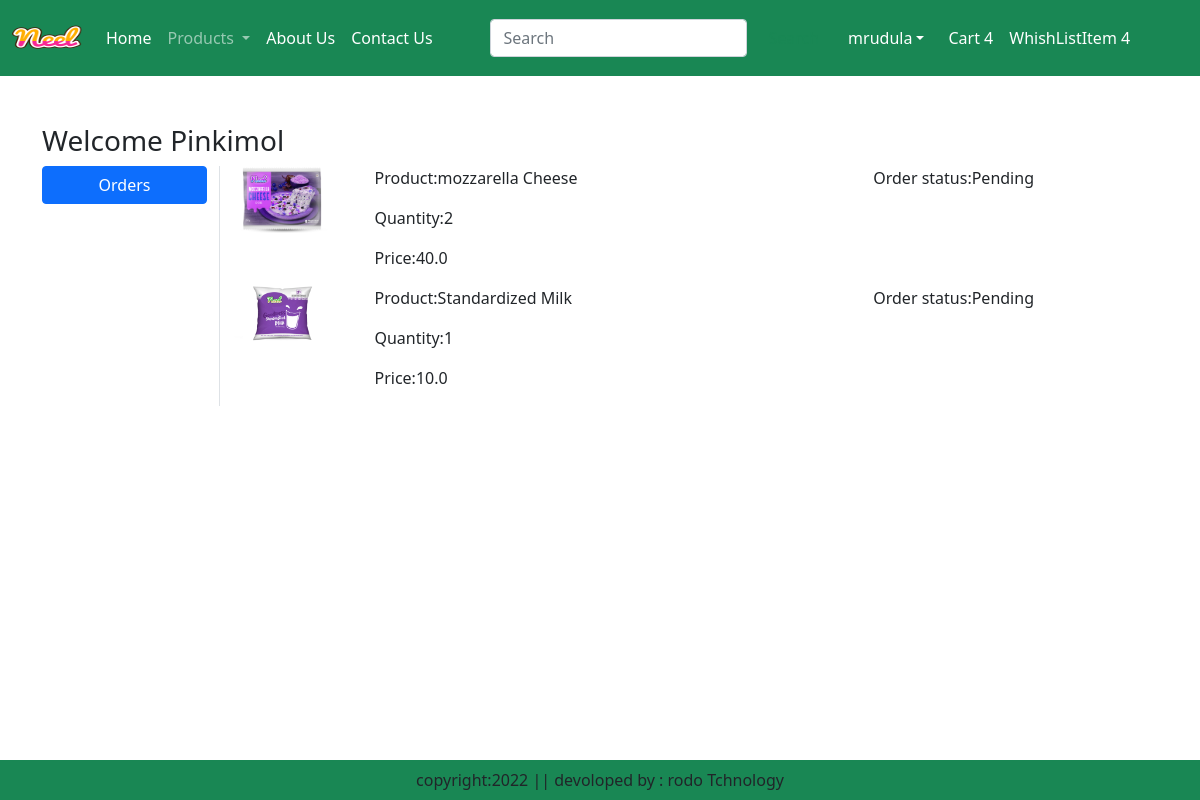
/orders/ (signed in), run on an earlier commit of the app's database.
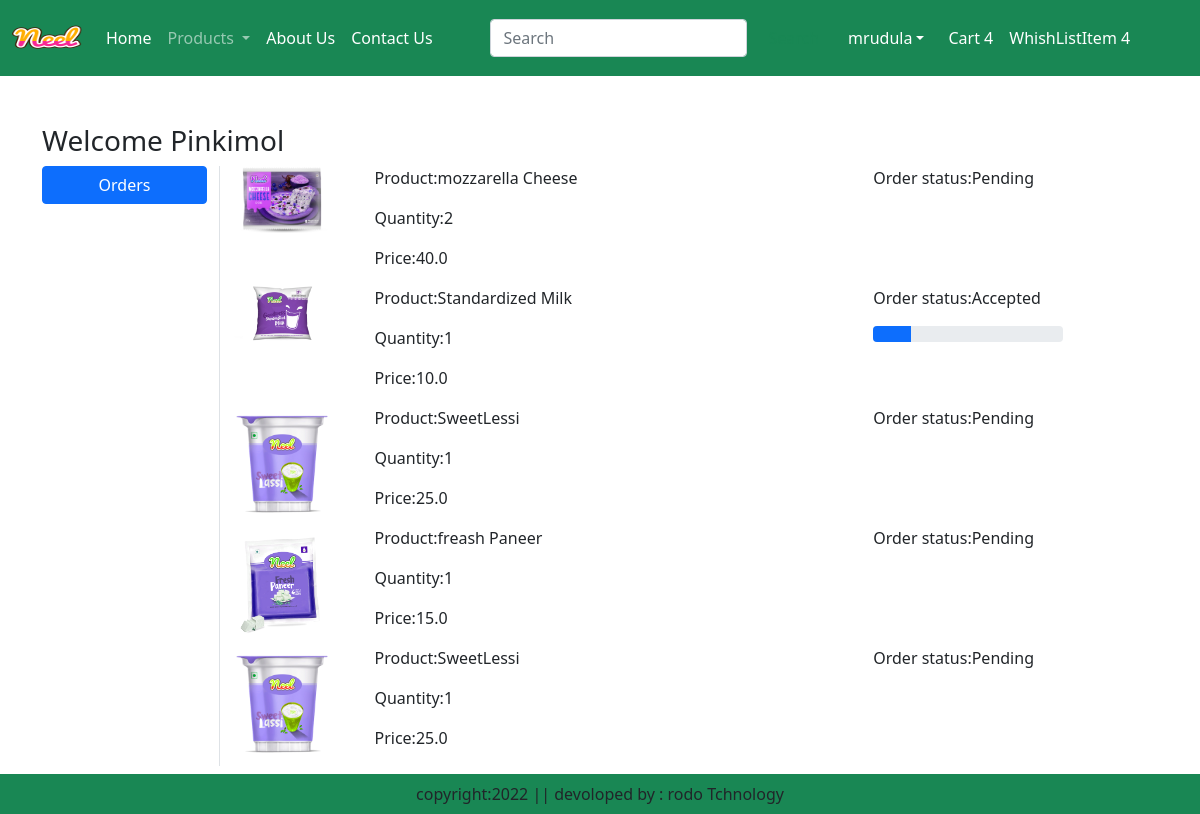
And on a later commit of the database.
### eapp/models.py (models this page shows, shortened)
class OrderPlaced(models.Model):
    user=models.ForeignKey(User,on_delete=models.CASCADE)
    customer=models.ForeignKey(Customer,on_delete=models.CASCADE)
    product=models.ForeignKey(Product,on_delete=models.CASCADE)
    quantity=models.PositiveIntegerField(default=1)
    orderd_data=models.DateTimeField(auto_now_add=True)
    status=models.CharField(max_length=50,choices=STATUS_CHOICES,default='Pending')
    payment=models.ForeignKey(Payment,on_delete=models.CASCADE,default="")
    @property
    def total_cost(self):
        return self.quantity * self.product.discounted_price

class Product(models.Model):
    title=models.CharField(max_length=100)
    selling_price=models.FloatField()
    discounted_price=models.FloatField()
    description=models.TextField()
    composition=models.TextField(default='')
    prodapp=models.TextField(default='')
    category=models.CharField(choices=CATEGORY_CHOICES,max_length=2)
    product_image=models.ImageField(upload_to='product')

### eapp/views.py (the view)
# urls.py: path("orders/",views.orders,name="orders"),
def orders(request):
    print("view reached")
    order_placed=OrderPlaced.objects.filter(user=request.user)
    context = {
        'order_placed': order_placed
    }
    print(context)
    return render(request,'orders.html',context)

### eapp/templates/orders.html (shortened to what this page needs)
{% extends 'base.html' %}
{% load static %}
{% block main-content %}
<div class="container my-5">
    <div class="row">
        <h3>Welcome <span class="text-capitalize">{{request.user}}</span></h3>
        <div class="col-sm-2 border-end">
            <ul class="list-unstyled">
                <li class="d-grid"><a href="{% url 'orders' %}" class="btn btn-primary">Orders</a></li>
            </ul>
        </div>
        <div class="col-sm-9 offset-sn-1">
            {% for op in order_placed %}
            <div class="row">
                <div class="col-sm-2">
                    <img src="{{op.product.product_image.url}}" class="img-fluid" height="100" width="100" />
                </div>
                <div class="col-sm-7">
                    <p>Product:{{op.product.title}}</p>
                    <p>Quantity:{{op.quantity}}</p>
                    <p>Price:{{op.total_cost}}</p>
                </div>
                <div class="col-sm-3">
                    <p>Order status:{{op.status}}</p>
                    {% if op.status == 'Accepted' %}
                    <div class="progress">
                        <div class="progress-bar" role="progressbar" style="width: 20%" aria-valuenow="20"
                            aria-valuemin="0" aria-valuemax="100"></div>
                    </div>
                     {% endif %}
                </div>
            </div>
            {% endfor %}
        </div>
    </div>
</div>
{% endblock main-content %}

### eapp/templates/base.html (shortened to what this page needs)
<!DOCTYPE html>
{% load static %}
<html lang="en">
<head>
  <link href="https://cdn.jsdelivr.net/npm/bootstrap@5.0.2/dist/css/bootstrap.min.css" rel="stylesheet"
>
  <link rel="stylesheet" href="{% static  'css/owl.carousel.min.css'%}">
  <link rel="stylesheet" href="{% static  'css/all.min.css'%}">
  <link rel="stylesheet" href="{% static  'css/style.css'%}">
</head>
<body>
  <nav class="navbar navbar-expand-lg navbar-light navbar-dark bg-success">
    <div class="container-fluid">
      <a class="navbar-brand" href="#">
        <img src="{% static 'images/neel.png' %}" width="70" height="50"></a>
      <div class="collapse navbar-collapse" id="navbarSupportedContent">
        <ul class="navbar-nav me-auto mb-2 mb-lg-0">
          {% if request.user.is_authenticated %}
          <li class="nav-item">
            <a class="nav-link active" aria-current="page" href="/">Home</a>
          </li>
          <li class="nav-item dropdown">
            <a class="nav-link dropdown-toggle" href="#" id="navbarDropdown" role="button" data-bs-toggle="dropdown"
              aria-expanded="false">
              Products
            </a>
          </li>
          <li class="nav-item">
            <a class="nav-link text-white" href="{% url 'about' %}">About Us</a>
          </li>
          <li class="nav-item">
            <a class="nav-link text-white" href="{% url 'contact' %}">Contact Us</a>
          </li>
        </ul>
        <form class="d-flex">
          <input class="form-control me-2" type="search" placeholder="Search" aria-label="Search">
          <button class="btn btn-outline-success" type="submit">Search</button>
        </form>
        <ul class="navbar-nav me-auto mb-2 mb-lg-0">
          <li class="nav-item dropdown mx-2">
            <a class="nav-link dropdown-toggle text-white" href="#" id="ProfileDropdown" role="button"
              data-bs-toggle="dropdown" aria-expanded="false">mrudula</a>
          </li>
          <li class="nav-item mz-2">
            <a href="#" class="nav-link text-white">Cart 4</a>
          </li>
          <li class="nav-item mz-2">
            <a href="#" class="nav-link text-white"> WhishListItem 4</a>
          </li>
          {% endif %}
        </ul>
      </div>
    </div>
  </nav>
  {% block main-content %} {% endblock main-content%}
  <footer class="container-fluid fixed-bottom bg-success text-center p-2 mt-5">
    copyright:2022 || devoloped by : rodo Tchnology
  </footer>
</body>
</html>

What changed in the data, as far as the page shows it:
changed OrderPlaced "Standardized Milk": status "Pending" → "Accepted"
added OrderPlaced: product.product_image (picture), product "SweetLessi", quantity "1", total_cost "25.0", status "Pending"
added OrderPlaced: product.product_image (picture), product "freash Paneer", quantity "1", total_cost "15.0", status "Pending"
added OrderPlaced: product.product_image (picture), product "SweetLessi", quantity "1", total_cost "25.0", status "Pending"
